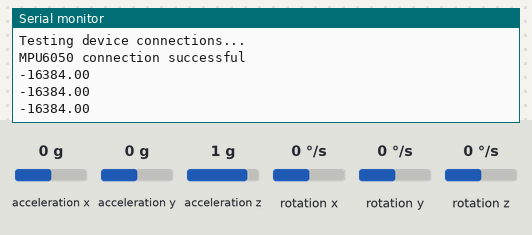
This sketch was run on a simulated Arduino Uno, built with avr-gcc and run on an emulated ATmega328P. Shown: the last lines printed to the serial monitor. The inputs (shaded band) are chosen by the test bench; at power-on: acceleration z 1 g, acceleration x 0 g, acceleration y 0 g, rotation x 0 °/s, rotation y 0 °/s, rotation z 0 °/s.

Above: at 1.3 s.
1.4 s: acceleration z set to -1.4 g
At 1.9 s:
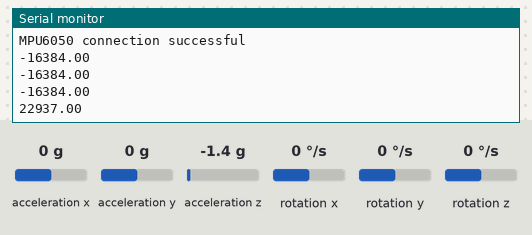
2.9 s: acceleration z set to -0.8 g
At 3.4 s:
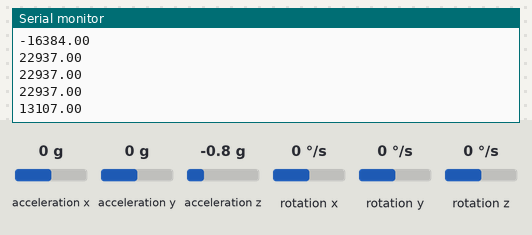
Timing chart, 0 to 5.9 s (numbered marks = the images above; inputs shaded):
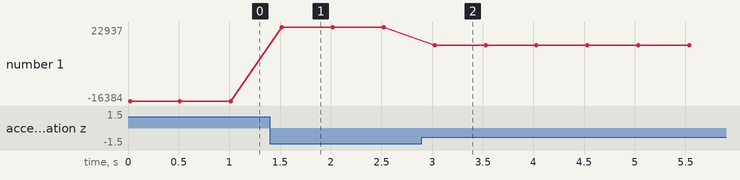

Measured:
- after the input at 1.4 s, the serial monitor: prints a new line after 0.12 s (image 1)
- after the input at 2.9 s, the serial monitor: prints a new line after 0.13 s (image 2)
- plotted number 1: -16384 → 22937 after the input at 1.4 s, 22937 → 13107 after the input at 2.9 s

The sketch:

fuck.ino
```cpp
#include "I2Cdev.h"
#include "Wire.h"
#include "MPU6050.h"

// class default I2C address is 0x68
// specific I2C addresses may be passed as a parameter here
// AD0 low = 0x68 (default for InvenSense evaluation board)
// AD0 high = 0x69
MPU6050 accelgyro;

double accX, accY, accZ;
double gx, gy, gz;
double R_D = 180/3.1415;

#define RESTRICT_PITCH


void setup() {
  // put your setup code here, to run once:
  Wire.begin();

  Serial.begin(38400);
  // initialize device
  Serial.println("Initializing I2C devices...");
  accelgyro.initialize();
  // verify connection
  Serial.println("Testing device connections...");
  Serial.println(accelgyro.testConnection() ? "MPU6050 connection successful" : "MPU6050 connection failed");

}

void loop() {
  int16_t aX, aY, aZ;
   accelgyro.getAcceleration(&aX, &aY, &aZ);
   accX = (double) aX;
   accY = (double) aY*-1;
   accZ = (double) aZ*-1;

  #ifdef RESTRICT_PITCH
    double roll  = atan2(accY, accZ) * R_D;
    double pitch = atan(-accX / sqrt(accY * accY + accZ * accZ)) * R_D;
  #else
    double roll  = atan(accY / sqrt(accX * accX + accZ * accZ)) * R_D;
    double pitch = atan2(-accX, accZ) * R_D;
  #endif

  //print Roll and Pitch value
  //Serial.print(accX); Serial.print("\t");
  //Serial.print(accY); Serial.print("\t");
  Serial.print(accZ); Serial.println("\t");
  //Serial.print(roll); Serial.print("\t");
  //Serial.print(pitch); Serial.println("\t");

  delay(500);
}
```
